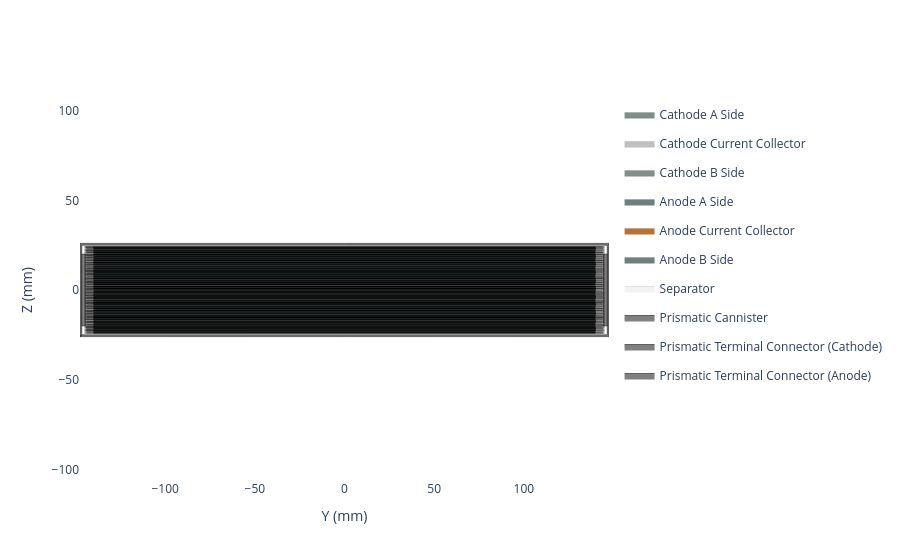
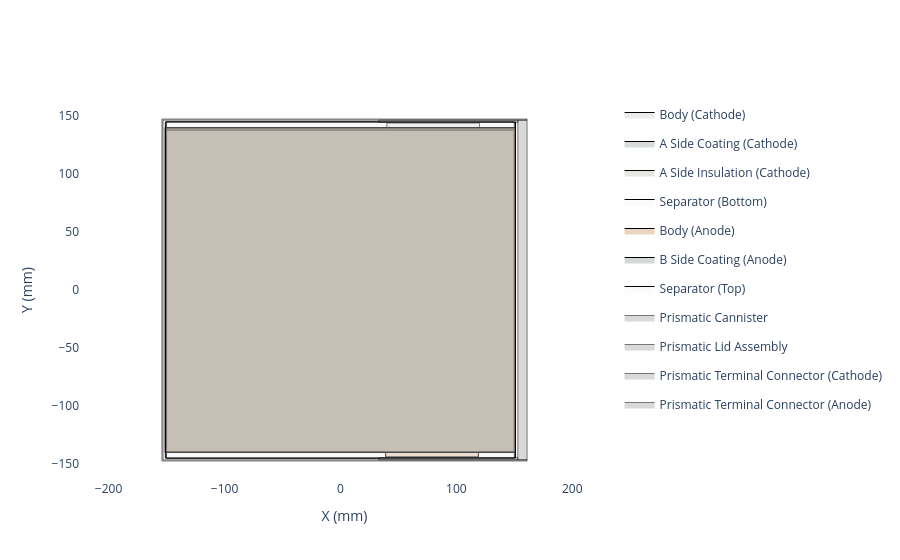

The code cell stored with these charts, in order, in its notebook:
### Code cell
# make the cell

cell = ocd.PrismaticCell(
    reference_electrode_assembly=my_stack,
    electrolyte=my_electrolyte,
    electrolyte_overfill=0.1,
    encapsulation=my_encapsulation,
    n_electrode_assembly=4,
    clipped_tab_length=4,
    name=cell_name
)

# looks better in safari
cell.get_side_view().show()
cell.get_top_down_view().show()

### Figure 1 — Plotly figure (JSON) as saved in the notebook; plotly's stock layout.template omitted (floating-point values rounded to 4 significant figures; data arrays with more than 128 entries replaced by an {"elided": "..."} marker saying what was removed)
{"data": [{"fill": "toself", "fillcolor": "#7f8e86", "legendgroup": "Cathode A Side", "line": {"color": "black", "width": 0.1}, "mode": "lines", "name": "Cathode A Side", "showlegend": true, "type": "scattergl", "x": {"elided": "759 float values"}, "y": {"elided": "759 float values"}}, {"fill": "toself", "fillcolor": "#C0C0C0", "legendgroup": "Cathode Current Collector", "line": {"color": "black", "width": 0.1}, "mode": "lines", "name": "Cathode Current Collector", "showlegend": true, "type": "scattergl", "x": {"elided": "759 float values"}, "y": {"elided": "759 float values"}}, {"fill": "toself", "fillcolor": "#7f8e86", "legendgroup": "Cathode B Side", "line": {"color": "black", "width": 0.1}, "mode": "lines", "name": "Cathode B Side", "showlegend": true, "type": "scattergl", "x": {"elided": "759 float values"}, "y": {"elided": "759 float values"}}, {"fill": "toself", "fillcolor": "#6f7f80", "legendgroup": "Anode A Side", "line": {"color": "black", "width": 0.1}, "mode": "lines", "name": "Anode A Side", "showlegend": true, "type": "scattergl", "x": {"elided": "778 float values"}, "y": {"elided": "778 float values"}}, {"fill": "toself", "fillcolor": "#B87333", "legendgroup": "Anode Current Collector", "line": {"color": "black", "width": 0.1}, "mode": "lines", "name": "Anode Current Collector", "showlegend": true, "type": "scattergl", "x": {"elided": "778 float values"}, "y": {"elided": "778 float values"}}, {"fill": "toself", "fillcolor": "#6f7f80", "legendgroup": "Anode B Side", "line": {"color": "black", "width": 0.1}, "mode": "lines", "name": "Anode B Side", "showlegend": true, "type": "scattergl", "x": {"elided": "778 float values"}, "y": {"elided": "778 float values"}}, {"fill": "toself", "fillcolor": "#f2f2f2", "legendgroup": "Separator", "line": {"color": "black", "width": 0.1}, "mode": "lines", "name": "Separator", "showlegend": true, "type": "scattergl", "x": {"elided": "967 float values"}, "y": {"elided": "967 float values"}}, {"fill": "toself", "fillcolor": "#7f8e86", "legendgroup": "Cathode A Side", "line": {"color": "black", "width": 0.1}, "mode": "lines", "name": "Cathode A Side", "showlegend": false, "type": "scattergl", "x": {"elided": "759 float values"}, "y": {"elided": "759 float values"}}, {"fill": "toself", "fillcolor": "#C0C0C0", "legendgroup": "Cathode Current Collector", "line": {"color": "black", "width": 0.1}, "mode": "lines", "name": "Cathode Current Collector", "showlegend": false, "type": "scattergl", "x": {"elided": "759 float values"}, "y": {"elided": "759 float values"}}, {"fill": "toself", "fillcolor": "#7f8e86", "legendgroup": "Cathode B Side", "line": {"color": "black", "width": 0.1}, "mode": "lines", "name": "Cathode B Side", "showlegend": false, "type": "scattergl", "x": {"elided": "759 float values"}, "y": {"elided": "759 float values"}}, {"fill": "toself", "fillcolor": "#6f7f80", "legendgroup": "Anode A Side", "line": {"color": "black", "width": 0.1}, "mode": "lines", "name": "Anode A Side", "showlegend": false, "type": "scattergl", "x": {"elided": "778 float values"}, "y": {"elided": "778 float values"}}, {"fill": "toself", "fillcolor": "#B87333", "legendgroup": "Anode Current Collector", "line": {"color": "black", "width": 0.1}, "mode": "lines", "name": "Anode Current Collector", "showlegend": false, "type": "scattergl", "x": {"elided": "778 float values"}, "y": {"elided": "778 float values"}}, {"fill": "toself", "fillcolor": "#6f7f80", "legendgroup": "Anode B Side", "line": {"color": "black", "width": 0.1}, "mode": "lines", "name": "Anode B Side", "showlegend": false, "type": "scattergl", "x": {"elided": "778 float values"}, "y": {"elided": "778 float values"}}, {"fill": "toself", "fillcolor": "#f2f2f2", "legendgroup": "Separator", "line": {"color": "black", "width": 0.1}, "mode": "lines", "name": "Separator", "showlegend": false, "type": "scattergl", "x": {"elided": "967 float values"}, "y": {"elided": "967 float values"}}, {"fill": "toself", "fillcolor": "#7f8e86", "legendgroup": "Cathode A Side", "line": {"color": "black", "width": 0.1}, "mode": "lines", "name": "Cathode A Side", "showlegend": false, "type": "scattergl", "x": {"elided": "759 float values"}, "y": {"elided": "759 float values"}}, {"fill": "toself", "fillcolor": "#C0C0C0", "legendgroup": "Cathode Current Collector", "line": {"color": "black", "width": 0.1}, "mode": "lines", "name": "Cathode Current Collector", "showlegend": false, "type": "scattergl", "x": {"elided": "759 float values"}, "y": {"elided": "759 float values"}}, {"fill": "toself", "fillcolor": "#7f8e86", "legendgroup": "Cathode B Side", "line": {"color": "black", "width": 0.1}, "mode": "lines", "name": "Cathode B Side", "showlegend": false, "type": "scattergl", "x": {"elided": "759 float values"}, "y": {"elided": "759 float values"}}, {"fill": "toself", "fillcolor": "#6f7f80", "legendgroup": "Anode A Side", "line": {"color": "black", "width": 0.1}, "mode": "lines", "name": "Anode A Side", "showlegend": false, "type": "scattergl", "x": {"elided": "778 float values"}, "y": {"elided": "778 float values"}}, {"fill": "toself", "fillcolor": "#B87333", "legendgroup": "Anode Current Collector", "line": {"color": "black", "width": 0.1}, "mode": "lines", "name": "Anode Current Collector", "showlegend": false, "type": "scattergl", "x": {"elided": "778 float values"}, "y": {"elided": "778 float values"}}, {"fill": "toself", "fillcolor": "#6f7f80", "legendgroup": "Anode B Side", "line": {"color": "black", "width": 0.1}, "mode": "lines", "name": "Anode B Side", "showlegend": false, "type": "scattergl", "x": {"elided": "778 float values"}, "y": {"elided": "778 float values"}}, {"fill": "toself", "fillcolor": "#f2f2f2", "legendgroup": "Separator", "line": {"color": "black", "width": 0.1}, "mode": "lines", "name": "Separator", "showlegend": false, "type": "scattergl", "x": {"elided": "967 float values"}, "y": {"elided": "967 float values"}}, {"fill": "toself", "fillcolor": "#7f8e86", "legendgroup": "Cathode A Side", "line": {"color": "black", "width": 0.1}, "mode": "lines", "name": "Cathode A Side", "showlegend": false, "type": "scattergl", "x": {"elided": "759 float values"}, "y": {"elided": "759 float values"}}, {"fill": "toself", "fillcolor": "#C0C0C0", "legendgroup": "Cathode Current Collector", "line": {"color": "black", "width": 0.1}, "mode": "lines", "name": "Cathode Current Collector", "showlegend": false, "type": "scattergl", "x": {"elided": "759 float values"}, "y": {"elided": "759 float values"}}, {"fill": "toself", "fillcolor": "#7f8e86", "legendgroup": "Cathode B Side", "line": {"color": "black", "width": 0.1}, "mode": "lines", "name": "Cathode B Side", "showlegend": false, "type": "scattergl", "x": {"elided": "759 float values"}, "y": {"elided": "759 float values"}}, {"fill": "toself", "fillcolor": "#6f7f80", "legendgroup": "Anode A Side", "line": {"color": "black", "width": 0.1}, "mode": "lines", "name": "Anode A Side", "showlegend": false, "type": "scattergl", "x": {"elided": "778 float values"}, "y": {"elided": "778 float values"}}, {"fill": "toself", "fillcolor": "#B87333", "legendgroup": "Anode Current Collector", "line": {"color": "black", "width": 0.1}, "mode": "lines", "name": "Anode Current Collector", "showlegend": false, "type": "scattergl", "x": {"elided": "778 float values"}, "y": {"elided": "778 float values"}}, {"fill": "toself", "fillcolor": "#6f7f80", "legendgroup": "Anode B Side", "line": {"color": "black", "width": 0.1}, "mode": "lines", "name": "Anode B Side", "showlegend": false, "type": "scattergl", "x": {"elided": "778 float values"}, "y": {"elided": "778 float values"}}, {"fill": "toself", "fillcolor": "#f2f2f2", "legendgroup": "Separator", "line": {"color": "black", "width": 0.1}, "mode": "lines", "name": "Separator", "showlegend": false, "type": "scattergl", "x": {"elided": "967 float values"}, "y": {"elided": "967 float values"}}, {"fill": "toself", "fillcolor": "#808080", "line": {"color": "black", "width": 0.5}, "mode": "lines", "name": "Prismatic Cannister", "showlegend": true, "type": "scatter", "x": [-147.5, 147.5, 147.5, -147.5, -147.5, -146.5, -146.5, 146.5, 146.5, -146.5, -147.5], "y": [-26.0, -26.0, 26.0, 26.0, -26.0, -25.0, 25.0, 25.0, -25.0, -25.0, -26.0]}, {"fill": "toself", "fillcolor": "#808080", "line": {"color": "black", "width": 0.5}, "mode": "lines", "name": "Prismatic Terminal Connector (Cathode)", "showlegend": true, "type": "scatter", "x": [144.5, 144.5, 146.5, 146.5, 146.5, 146.5, 146.5, 144.5, 144.5, 144.5, 144.5], "y": [-20.0, -20.0, -20.0, -20.0, 20.0, 20.0, 20.0, 20.0, 20.0, 20.0, -20.0]}, {"fill": "toself", "fillcolor": "#808080", "line": {"color": "black", "width": 0.5}, "mode": "lines", "name": "Prismatic Terminal Connector (Anode)", "showlegend": true, "type": "scatter", "x": [-146.5, -146.5, -144.5, -144.5, -144.5, -144.5, -144.5, -146.5, -146.5, -146.5, -146.5], "y": [-20.0, -20.0, -20.0, -20.0, 20.0, 20.0, 20.0, 20.0, 20.0, 20.0, -20.0]}], "layout": {"paper_bgcolor": "white", "plot_bgcolor": "white", "xaxis": {"title": {"text": "Y (mm)"}, "zeroline": false}, "yaxis": {"scaleanchor": "x", "title": {"text": "Z (mm)"}, "zeroline": false}}}

### Figure 2 — Plotly figure (JSON) as saved in the notebook; plotly's stock layout.template omitted (floating-point values rounded to 4 significant figures)
{"data": [{"fill": "toself", "fillcolor": "rgba(192, 192, 192, 0.3)", "legendgroup": "Body (Cathode) (Cathode)", "line": {"color": "black", "width": 1}, "mode": "lines", "name": "Body (Cathode)", "showlegend": true, "type": "scatter", "x": [-150.0, -150.0, 40.0, 40.0, 120.0, 120.0, 150.0, 150.0, -150.0], "y": [-140.0, 140.0, 140.0, 144.0, 144.0, 140.0, 140.0, -140.0, -140.0]}, {"fill": "toself", "fillcolor": "rgba(127, 142, 134, 0.3)", "legendgroup": "A Side Coating (Cathode) (Cathode)", "line": {"color": "black", "width": 1}, "mode": "lines", "name": "A Side Coating (Cathode)", "type": "scatter", "x": [-150.0, -150.0, 40.0, 40.0, 120.0, 120.0, 150.0, 150.0, -150.0, -150.0, -150.0, 40.0, 40.0, 120.0, 120.0, 150.0, 150.0, -150.0], "y": [-140.0, 138.0, 138.0, 138.0, 138.0, 138.0, 138.0, -140.0, -140.0, -140.0, 138.0, 138.0, 138.0, 138.0, 138.0, 138.0, -140.0, -140.0]}, {"fill": "toself", "fillcolor": "rgba(176, 169, 159, 0.3)", "legendgroup": "A Side Insulation (Cathode) (Cathode)", "line": {"color": "black", "width": 1}, "mode": "lines", "name": "A Side Insulation (Cathode)", "type": "scatter", "x": [-150.0, -150.0, 150.0, 150.0, -150.0, -150.0, -150.0, 150.0, 150.0, -150.0], "y": [138.0, 140.0, 140.0, 138.0, 138.0, 138.0, 140.0, 140.0, 138.0, 138.0]}, {"fill": "toself", "fillcolor": "rgba(242, 242, 242, 0.3)", "legendgroup": "Separator_bottom", "line": {"color": "black", "width": 1}, "mode": "lines", "name": "Separator (Bottom)", "showlegend": true, "type": "scatter", "x": [-150.0, -150.0, 150.0, 150.0, -150.0], "y": [-145.0, 145.0, 145.0, -145.0, -145.0]}, {"fill": "toself", "fillcolor": "rgba(184, 115, 51, 0.3)", "legendgroup": "Body (Anode) (Anode)", "line": {"color": "black", "width": 1}, "mode": "lines", "name": "Body (Anode)", "showlegend": true, "type": "scatter", "x": [-151.0, -151.0, 39.0, 39.0, 119.0, 119.0, 151.0, 151.0, -151.0], "xaxis": "x", "y": [140.0, -140.0, -140.0, -144.0, -144.0, -140.0, -140.0, 140.0, 140.0], "yaxis": "y"}, {"fill": "toself", "fillcolor": "rgba(111, 127, 128, 0.3)", "legendgroup": "B Side Coating (Anode) (Anode)", "line": {"color": "black", "width": 1}, "mode": "lines", "name": "B Side Coating (Anode)", "type": "scatter", "x": [-151.0, -151.0, 39.0, 39.0, 119.0, 119.0, 151.0, 151.0, -151.0, -151.0, -151.0, 39.0, 39.0, 119.0, 119.0, 151.0, 151.0, -151.0], "xaxis": "x", "y": [140.0, -140.0, -140.0, -140.0, -140.0, -140.0, -140.0, 140.0, 140.0, 140.0, -140.0, -140.0, -140.0, -140.0, -140.0, -140.0, 140.0, 140.0], "yaxis": "y"}, {"fill": "toself", "fillcolor": "rgba(242, 242, 242, 0.3)", "legendgroup": "Separator_top", "line": {"color": "black", "width": 1}, "mode": "lines", "name": "Separator (Top)", "showlegend": true, "type": "scatter", "x": [-151.0, -151.0, 151.0, 151.0, -151.0], "y": [-145.0, 145.0, 145.0, -145.0, -145.0]}, {"fill": "toself", "fillcolor": "rgba(128, 128, 128, 0.3)", "line": {"color": "black", "width": 0.5}, "mode": "lines", "name": "Prismatic Cannister", "showlegend": true, "type": "scatter", "x": [-154.0, 161.0, 161.0, -153.0, -153.0, 161.0, 161.0, -154.0, -154.0], "y": [147.5, 147.5, 146.5, 146.5, -146.5, -146.5, -147.5, -147.5, 147.5]}, {"fill": "toself", "fillcolor": "rgba(128, 128, 128, 0.3)", "line": {"color": "black", "width": 0.5}, "mode": "lines", "name": "Prismatic Lid Assembly", "showlegend": true, "type": "scatter", "x": [153.0, 153.0, 153.0, 161.0, 161.0, 161.0, 161.0, 161.0, 153.0, 153.0, 153.0], "y": [-146.5, -146.5, -146.5, -146.5, -146.5, -146.5, 146.5, 146.5, 146.5, 146.5, -146.5]}, {"fill": "toself", "fillcolor": "rgba(128, 128, 128, 0.3)", "line": {"color": "black", "width": 0.5}, "mode": "lines", "name": "Prismatic Terminal Connector (Cathode)", "showlegend": true, "type": "scatter", "x": [33.0, 33.0, 33.0, 153.0, 153.0, 153.0, 153.0, 33.0, 33.0, 33.0, 33.0], "y": [144.5, 144.5, 144.5, 144.5, 144.5, 146.5, 146.5, 146.5, 146.5, 146.5, 144.5]}, {"fill": "toself", "fillcolor": "rgba(128, 128, 128, 0.3)", "line": {"color": "black", "width": 0.5}, "mode": "lines", "name": "Prismatic Terminal Connector (Anode)", "showlegend": true, "type": "scatter", "x": [33.0, 33.0, 33.0, 153.0, 153.0, 153.0, 153.0, 33.0, 33.0, 33.0, 33.0], "y": [-146.5, -146.5, -146.5, -146.5, -146.5, -144.5, -144.5, -144.5, -144.5, -144.5, -146.5]}], "layout": {"paper_bgcolor": "white", "plot_bgcolor": "white", "xaxis": {"scaleanchor": "y", "title": {"text": "X (mm)"}, "zeroline": false}, "yaxis": {"title": {"text": "Y (mm)"}, "zeroline": false}}}
